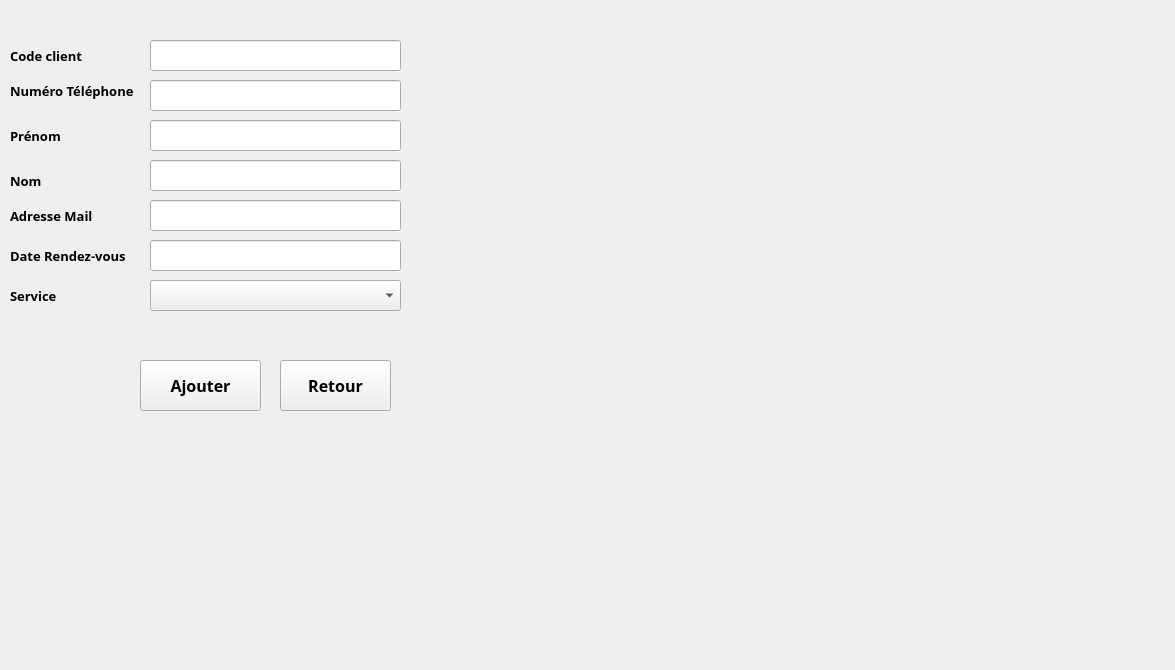
         <widget class="QWidget" name="tab1">
          <attribute name="title">
           <string>Ajouter Client</string>
          </attribute>
          <widget class="QPushButton" name="pbretour">
           <property name="geometry">
            <rect>
             <x>280</x>
             <y>360</y>
             <width>111</width>
             <height>51</height>
            </rect>
           </property>
           <property name="font">
            <font>
             <family>Script MT Bold</family>
             <pointsize>12</pointsize>
             <weight>75</weight>
             <bold>true</bold>
            </font>
           </property>
           <property name="text">
            <string>Retour</string>
           </property>
          </widget>
          <widget class="QPushButton" name="pbajoutermariem">
           <property name="geometry">
            <rect>
             <x>140</x>
             <y>360</y>
             <width>121</width>
             <height>51</height>
            </rect>
           </property>
           <property name="font">
            <font>
             <family>Script MT Bold</family>
             <pointsize>12</pointsize>
             <weight>75</weight>
             <bold>true</bold>
            </font>
           </property>
           <property name="autoFillBackground">
            <bool>false</bool>
           </property>
           <property name="text">
            <string>Ajouter</string>
           </property>
          </widget>
          <widget class="QLineEdit" name="lecode">
           <property name="geometry">
            <rect>
             <x>150</x>
             <y>40</y>
             <width>251</width>
             <height>31</height>
            </rect>
           </property>
           <property name="text">
            <string/>
           </property>
          </widget>
          <widget class="QLineEdit" name="lenom">
           <property name="geometry">
            <rect>
             <x>150</x>
             <y>160</y>
             <width>251</width>
             <height>31</height>
            </rect>
           </property>
           <property name="text">
            <string/>
           </property>
          </widget>
          <widget class="QLineEdit" name="leprenom">
           <property name="geometry">
            <rect>
             <x>150</x>
             <y>120</y>
             <width>251</width>
             <height>31</height>
            </rect>
           </property>
           <property name="text">
            <string/>
           </property>
          </widget>
          <widget class="QLineEdit" name="ladresse">
           <property name="geometry">
            <rect>
             <x>150</x>
             <y>200</y>
             <width>251</width>
             <height>31</height>
            </rect>
           </property>
           <property name="text">
            <string/>
           </property>
          </widget>
          <widget class="QLineEdit" name="lenum">
           <property name="geometry">
            <rect>
             <x>150</x>
             <y>80</y>
             <width>251</width>
             <height>31</height>
            </rect>
           </property>
           <property name="text">
            <string/>
           </property>
          </widget>
          <widget class="QLabel" name="label_2">
           <property name="geometry">
            <rect>
             <x>10</x>
             <y>160</y>
             <width>131</width>
             <height>41</height>
            </rect>
           </property>
           <property name="font">
            <font>
             <family>Script MT Bold</family>
             <pointsize>10</pointsize>
             <weight>75</weight>
             <bold>true</bold>
            </font>
           </property>
           <property name="text">
            <string>Nom</string>
           </property>
          </widget>
          <widget class="QLabel" name="label_3">
           <property name="geometry">
            <rect>
             <x>10</x>
             <y>40</y>
             <width>141</width>
             <height>31</height>
            </rect>
           </property>
           <property name="font">
            <font>
             <family>Script MT Bold</family>
             <pointsize>10</pointsize>
             <weight>75</weight>
             <bold>true</bold>
            </font>
           </property>
           <property name="text">
            <string>Code client</string>
           </property>
          </widget>
          <widget class="QLabel" name="label_4">
           <property name="geometry">
            <rect>
             <x>10</x>
             <y>120</y>
             <width>131</width>
             <height>31</height>
            </rect>
           </property>
           <property name="font">
            <font>
             <family>Script MT Bold</family>
             <pointsize>10</pointsize>
             <weight>75</weight>
             <bold>true</bold>
            </font>
           </property>
           <property name="text">
            <string>Prénom</string>
           </property>
          </widget>
          <widget class="QLabel" name="label_5">
           <property name="geometry">
            <rect>
             <x>10</x>
             <y>240</y>
             <width>141</width>
             <height>31</height>
            </rect>
           </property>
           <property name="font">
            <font>
             <family>Script MT Bold</family>
             <pointsize>10</pointsize>
             <weight>75</weight>
             <bold>true</bold>
            </font>
           </property>
           <property name="text">
            <string>Date Rendez-vous</string>
           </property>
          </widget>
          <widget class="QLabel" name="label_6">
           <property name="geometry">
            <rect>
             <x>10</x>
             <y>70</y>
             <width>141</width>
             <height>41</height>
            </rect>
           </property>
           <property name="font">
            <font>
             <family>Script MT Bold</family>
             <pointsize>10</pointsize>
             <weight>75</weight>
             <bold>true</bold>
            </font>
           </property>
           <property name="text">
            <string>Numéro Téléphone</string>
           </property>
          </widget>
          <widget class="QLabel" name="label_7">
           <property name="geometry">
            <rect>
             <x>10</x>
             <y>200</y>
             <width>131</width>
             <height>31</height>
            </rect>
           </property>
           <property name="font">
            <font>
             <family>Script MT Bold</family>
             <pointsize>10</pointsize>
             <weight>75</weight>
             <bold>true</bold>
            </font>
           </property>
           <property name="text">
            <string>Adresse Mail</string>
           </property>
          </widget>
          <widget class="QLineEdit" name="ladate">
           <property name="geometry">
            <rect>
             <x>150</x>
             <y>240</y>
             <width>251</width>
             <height>31</height>
            </rect>
           </property>
           <property name="text">
            <string/>
           </property>
          </widget>
          <widget class="QLabel" name="label_9">
           <property name="geometry">
            <rect>
             <x>10</x>
             <y>280</y>
             <width>131</width>
             <height>31</height>
            </rect>
           </property>
           <property name="sizePolicy">
            <sizepolicy hsizetype="Preferred" vsizetype="Preferred">
             <horstretch>0</horstretch>
             <verstretch>0</verstretch>
            </sizepolicy>
           </property>
           <property name="font">
            <font>
             <family>Script MT Bold</family>
             <pointsize>10</pointsize>
             <weight>75</weight>
             <bold>true</bold>
            </font>
           </property>
           <property name="text">
            <string>Service</string>
           </property>
          </widget>
          <widget class="QComboBox" name="comboBox">
           <property name="geometry">
            <rect>
             <x>150</x>
             <y>280</y>
             <width>251</width>
             <height>31</height>
            </rect>
           </property>
          </widget>
          <widget class="QLabel" name="backgroundajoutmar">
           <property name="geometry">
            <rect>
             <x>5</x>
             <y>-5</y>
             <width>1161</width>
             <height>661</height>
            </rect>
           </property>
           <property name="text">
            <string/>
           </property>
           <property name="pixmap">
            <pixmap>backgroundclient.png</pixmap>
           </property>
          </widget>
          <zorder>backgroundajoutmar</zorder>
          <zorder>pbretour</zorder>
          <zorder>pbajoutermariem</zorder>
          <zorder>lecode</zorder>
          <zorder>lenom</zorder>
          <zorder>leprenom</zorder>
          <zorder>ladresse</zorder>
          <zorder>lenum</zorder>
          <zorder>label_2</zorder>
          <zorder>label_3</zorder>
          <zorder>label_4</zorder>
          <zorder>label_5</zorder>
          <zorder>label_6</zorder>
          <zorder>label_7</zorder>
          <zorder>ladate</zorder>
          <zorder>label_9</zorder>
          <zorder>comboBox</zorder>
         </widget>
